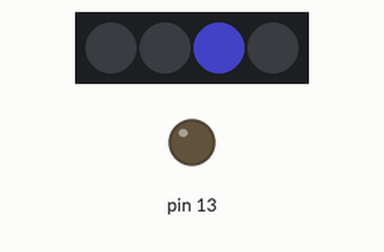
Simulated run of this sketch. Board: Arduino Uno, built with avr-gcc and run on an emulated ATmega328P. On the bench: 4 RGB LEDs in strip order, left to right, output pins drawn as LEDs (lit = HIGH). Dim RGB values are drawn brighter than linear; random numbers use the default seed unless the sketch sets one.

Above: at 0.12 s.
At 11.81 s:
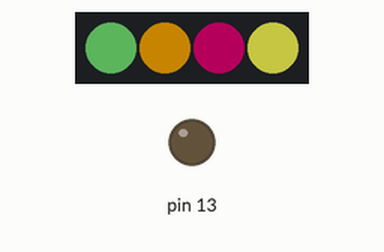
At 17.69 s:
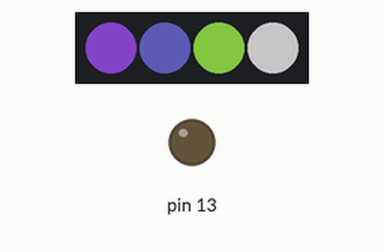
At 20.71 s:
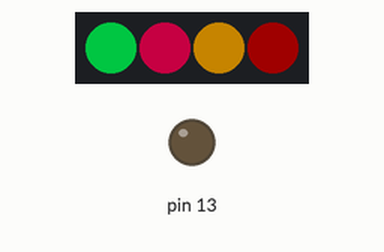
At 25.99 s:
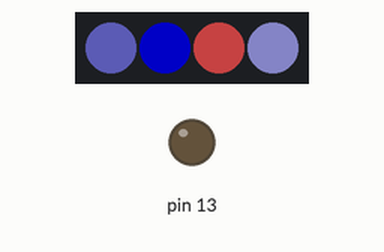
At 39.72 s:
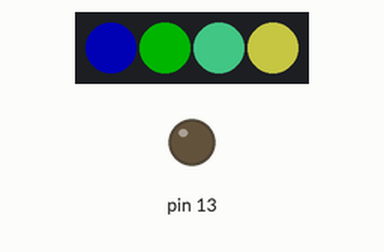
Timing chart, 0 to 40.0 s (numbered marks = the images above):
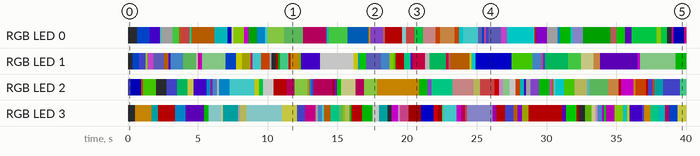

Measured:
- by itself, RGB LED 3: off → RGB(96, 64, 0) at 0.50 s, → RGB(0, 32, 32) 1.2 s later, → RGB(64, 0, 0) 0.45 s later, → RGB(0, 64, 96) 1.2 s later, … (71 changes in this stretch)
- by itself, RGB LED 2: off → RGB(32, 32, 96) at 0.05 s, → RGB(0, 0, 64) 0.15 s later, → RGB(96, 32, 0) 0.75 s later, → RGB(32, 96, 0) 0.15 s later, … (67 changes in this stretch)

The sketch:

WS2812b.ino
```cpp
#include <Adafruit_NeoPixel.h>

#define PIN 6
#define LICZBADIOD 4

Adafruit_NeoPixel pixels = Adafruit_NeoPixel(LICZBADIOD, PIN, NEO_GRB + NEO_KHZ800);

int lvl = 0;
void setup()
{
  pinMode(13, OUTPUT);
  pixels.begin(); // Inicjalizacja biblioteki
}

void loop()
{
//  digitalWrite(13, HIGH);
  delay(50); // Opoznienie 500ms przed zaswieceniem kolejnej diody
  digitalWrite(13, LOW);

  pixels.setPixelColor(random(LICZBADIOD),
              (32 * random(4)) % 256,
              (32 * random(4)) % 256,
              (32 * random(4)) % 256);
  pixels.show(); // Wysylamy dane do lancucha
  delay(100); // Opoznienie przed zaswieceniem kolejnej diody
}
```
